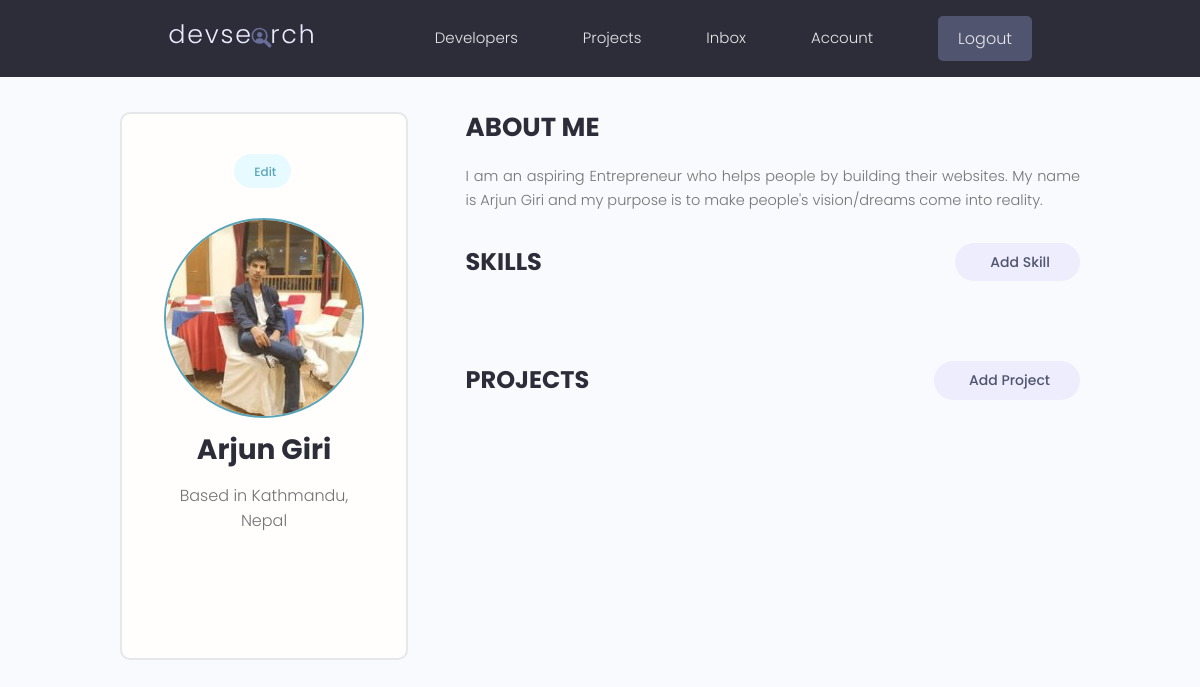
The app's page /account/ (signed in) with its own data.
### users/models.py (models this page shows, shortened)
class Profile(models.Model):
    user = models.OneToOneField(
        User, on_delete=models.CASCADE, null=True, blank=True)
    name = models.CharField(max_length=200, blank=True, null=True)
    email = models.EmailField(max_length=500, blank=True, null=True)
    username = models.CharField(max_length=200, blank=True, null=True)
    location = models.CharField(max_length=200, blank=True, null=True)
    short_intro = models.CharField(max_length=200, blank=True, null=True)
    bio = models.TextField(blank=True, null=True)
    profile_image = models.ImageField(
        null=True, blank=True, upload_to='profiles/', default="profiles/user-default.png")
    social_github = models.CharField(max_length=200, blank=True, null=True)
    social_twitter = models.CharField(max_length=200, blank=True, null=True)
    social_linkedin = models.CharField(max_length=200, blank=True, null=True)
    social_youtube = models.CharField(max_length=200, blank=True, null=True)
    social_website = models.CharField(max_length=200, blank=True, null=True)
    created = models.DateTimeField(auto_now_add=True)
    id = models.UUIDField(default=uuid.uuid4, unique=True,
                          primary_key=True, editable=False)
    class Meta:
        ordering = ['created']
    @property
    def imageURL(self):
        try:
            url = self.profile_image.url
        except:
            url = ''
        return url

### users/views.py (the view)
# urls.py: path('account/', views.userAccount, name="account"),
@login_required(login_url='login')
def userAccount(request):
    profile = request.user.profile
    skills = profile.skill_set.all()
    projects = profile.project_set.all()
    context = {'profile': profile, 'skills': skills, 'projects': projects}
    return render(request, 'users/account.html', context)

### templates/users/account.html (shortened to what this page needs)
{% extends 'main.html' %}
{% block content %}
<main class="settingsPage profile my-md">
  <div class="container">
    <div class="layout">
      <div class="column column--1of3">
        <div class="card text-center">
          <div class="card__body dev">
            <a class="tag tag--pill tag--main settings__btn" href="{% url 'edit-account' %}">
              Edit</a>
            <img class="avatar avatar--xl dev__avatar" src="{{profile.imageURL}}" />
            <h2 class="dev__name">{{profile.name}}</h2>
            <p class="dev__location">Based in {{profile.location}}</p>
            <ul class="dev__social">
            </ul>
          </div>
        </div>
      </div>
      <div class="column column--2of3">
        <div class="devInfo">
          <h3 class="devInfo__title">About Me</h3>
          <p class="devInfo__about">{{profile.bio}}</p>
        </div>
        <div class="settings">
          <h3 class="settings__title">Skills</h3>
          <a class="tag tag--pill tag--sub settings__btn tag--lg" href="{% url 'create-skill' %}"> Add Skill</a>
        </div>
        <div class="settings">
          <h3 class="settings__title">Projects</h3>
          <a class="tag tag--pill tag--sub settings__btn tag--lg" href="{% url 'create-project' %}"> Add Project</a>
        </div>
      </div>
    </div>
  </div>
</main>
{% endblock %}

### static/styles/app.css (style rules this page uses)
:root { --color-sub: #2d2d39; }
.card { border: 2px solid var(--color-light); }
img { width: 100%; }
.profile .card > .dev { padding: 4rem; }
.dev__avatar { display: block; margin: auto; }
.dev__name { color: var(--color-sub); font-size: 2.8rem; font-weight: 700; margin-top: 1rem; margin-bottom: 0.5rem; }
.dev__location { margin-top: 1rem; }
.dev__social { margin: 3rem 0; list-style: none; display: flex; justify-content: center; gap: 1.5rem; }
.devInfo { margin-bottom: 3rem; }
.devInfo__title, .devInfo__subtitle { font-size: 2.6rem; color: var(--color-sub); text-transform: uppercase; font-weight: 700; margin-bottom: 1.5rem; }
.devInfo__about, .devSkill__info { font-size: 1.45rem; line-height: 1.7; text-align: justify; }
.settingsPage .dev > .settings__btn { display: inline-block; margin-bottom: 3rem; }
.settings { display: flex; justify-content: space-between; align-items: center; }
.settings__title { font-size: 2.4rem; text-transform: uppercase; font-weight: 700; color: var(--color-sub); }

### static/uikit/styles/modules/_variables.css (style rules this page uses)
:root { --color-main: #5aa5b9; --color-main-light: #e6faff; --color-sub: #3f4156; --color-sub-light: #51546e; --color-sub-lighter: #ededfd; --color-text: #737373; --color-gray: #8b8b8b; --color-light: #e5e7eb; --color-light-gray: #767676; --color-bg: #f8fafd; --color-white: #fffefd; --color-white-light: #f3f3f3; --color-success: #359e64; --color-success-bg: #def8e8; --color-error: #fc4b0b; --color-error-bg: #fff2ee; --font-base: 'Poppins', arial, helvetica, 'Segoe UI', roboto, ubuntu, sans-serif; --font-monospace: 'Fira Code', 'Courier New', courier, monospace; --font-regular: 300; --font-medium: 500; --font-bold: 700; --generic-shadow: 1px 1px 5px #00000010; --generic-transition: all 0.3s ease-in-out; }

### static/uikit/styles/modules/_base.css (style rules this page uses)
* { margin: 0; padding: 0; box-sizing: border-box; text-rendering: optimizeLegibility; color: inherit; font-size: inherit; }
html { font-size: 50%; }
@media only screen and (min-width: 480px) { html { font-size: 56.25%; } }
@media only screen and (min-width: 1200px) { html { font-size: 62.5%; } }
body { line-height: 1.6; font-weight: 400; font-size: 1.5rem; color: var(--color-text); background-color: var(--color-bg); min-height: 100vh; }

### static/uikit/styles/modules/_typography.css (style rules this page uses)
* { font-family: var(--font-base); }
h2 { font-size: 3.6rem; font-weight: var(--font-bold); }
h3 { font-size: 3.2rem; font-weight: var(--font-medium); }
p, span, strong { font-size: 1.6rem; color: var(--color-text); font-weight: var(--font-regular); }
a { padding-bottom: 2px; text-decoration: none; display: inline-block; color: var(--color-main); font-weight: var(--font-medium); }

### static/uikit/styles/modules/_utilities.css (style rules this page uses)
.container { width: 92%; max-width: 165rem; margin: 0 auto; box-sizing: border-box; }
@media screen and (min-width: 1000px) { .container { width: 90%; } }
@media screen and (min-width: 1200px) { .container { width: 80%; } }
.text-center { text-align: center; }
.my-md { margin: 3rem auto; }

### static/uikit/styles/modules/_avatar.css (style rules this page uses)
.avatar { border-radius: 50%; border: 2px solid var(--color-main); object-fit: cover; }
.avatar--xl { height: 20rem; width: 20rem; }

### static/uikit/styles/modules/_card.css (style rules this page uses)
.card { border-radius: 1rem; background-color: var(--color-white); border: 1.5px solid var(--color-light); width: auto; height: auto; margin-top: 0.5rem; margin-bottom: 0.5rem; overflow: hidden; }
.card__body, .card__header { padding: 2rem 2.5rem; }

### static/uikit/styles/modules/_tag.css (style rules this page uses)
.tag { display: inline-flex; align-items: center; background-color: var(--color-sub); height: -webkit-fit-content; height: -moz-fit-content; height: fit-content; width: -webkit-fit-content; width: -moz-fit-content; width: fit-content; border-radius: 0.5rem; padding: 0.5rem 1.5rem; font-size: 1.2rem; cursor: pointer; }
.tag:not(:last-child) { margin-right: 0.25rem; margin-bottom: 0.75rem; }
.tag--pill { border-radius: 5rem; }
.tag--main, .tag--main > small { background: var(--color-main-light); color: var(--color-main); font-weight: 500; }
.tag--sub, .tag--sub > small { background: var(--color-sub-lighter); color: var(--color-sub-light); font-weight: 500; }
.tag--lg { padding: 0.8rem 3rem; font-size: 1.4rem; }

### static/uikit/styles/modules/_layout.css (style rules this page uses)
.layout { display: flex; flex-flow: row wrap; justify-content: space-between; }
.layout > .column { margin-bottom: 3rem; }
.layout > .column.column--1of3 { flex-basis: 30%; }
.layout > .column.column--2of3 { flex-basis: 64%; }

### records on screen
Profile: imageURL (picture), name "Arjun Giri", location "Kathmandu, Nepal", bio "I am an aspiring Entrepreneur who helps people by building their websites. My name is Arjun Giri and my purpose is to make people's vision/dreams come into reality."
